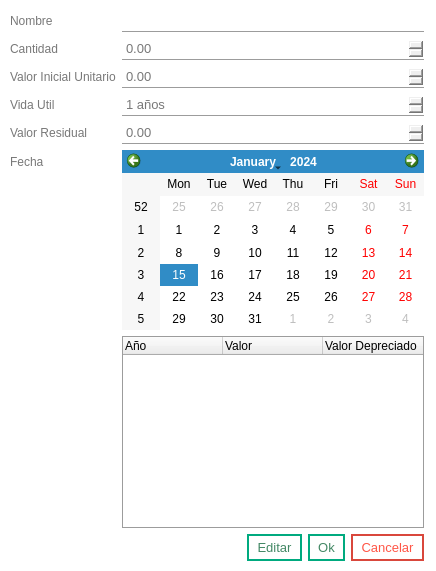
<?xml version="1.0" encoding="UTF-8"?>
<ui version="4.0">
 <class>Dialog</class>
 <widget class="QDialog" name="Dialog">
  <property name="geometry">
   <rect>
    <x>0</x>
    <y>0</y>
    <width>436</width>
    <height>571</height>
   </rect>
  </property>
  <property name="windowTitle">
   <string>Dialog</string>
  </property>
  <property name="styleSheet">
   <string notr="true">QMainWindow, QDialog{
                background-color: rgb(255, 255, 255);
                }

                /**** QPushButton (enabled) ****/
                QPushButton
                {
                background-color: rgb(85, 170, 255);
                font: 10pt;
                color: rgb(255, 255, 255);
                padding: 4px 8px;
                border: 2px solid rgb(85, 170, 255);
                border-radius: 8px;
                padding: 5px;
                }

                QPushButton:hover
                {
                background-color: rgb(0, 121, 182);
                border: 2px solid rgb(66, 133, 199);
                }

                QPushButton:pressed
                {
                border:3px solid rgb(66, 133, 199);
                padding: -1px 1px 1px 1px;
                }

                /******* QLabel ***********/
                QLabel{
                color: rgb(120, 120, 120)
                }
                labelHab1:hover{
                color: rgb(120, 0, 0)
                }

                /*******QLineEdit************/
                QTextEdit {
                font: 10pt;
                color: rgb(120, 120, 120);
                border: 1px solid rgb(156, 156, 156);
                border-radius: 0px;
                padding: 2px;
                }
                QLineEdit, QDateEdit, QDoubleSpinBox, QSpinBox{
                font: 10pt;
                color: rgb(120, 120, 120);
                border: 1px solid rgb(156, 156, 156);
                border-radius: 0px;
                padding: 2px;
                border-top: 1px white;
                border-left: 1px white;
                border-right: 1px white;
                }
                /********QComboBox*******/
                QComboBox{
                font: 10pt;
                color: rgb(120, 120, 120);
                border: 1px solid rgb(156, 156, 156);
                padding: 2px;
                selection-background-color: white;
                selection-color: rgb(120, 120, 120);
                border-top: 1px white;
                border-left: 1px white;
                border-right: 1px white;
                }
                QComboBox QAbstractItemView
                {
                background-color: white;
                color:rgb(120, 120, 120);
                padding: 4px;
                border: 1px solid rgb(156, 156, 156);
                border-top: 1px white;
                border-left: 1px white;
                border-right: 1px white;
                }

                QLineEdit:hover, QDateEdit:hover, QDoubleSpinBox:hover, QComboBox:hover
                {
                color: rgb(85, 170, 255);
                border: 1px solid rgb(85, 170, 255);
                border-top: 1px white;
                border-left: 1px white;
                border-right: 1px white;
                }

                QLineEdit:focus, QDateEdit:focus, QDoubleSpinBox:focus, QComboBox:focus
                {
                border-color: rgb(90,200,255);
                border-top: 1px white;
                border-left: 1px white;
                border-right: 1px white;
                }

                QToolTip
                {
                background-color:rgb(85, 170, 255);
                color: white;
                border: 1px solid rgb(85, 170, 255);
                opacity: 50;
                padding: 1px;
                }
                QTabWidget
                {
                background-color: transparent;
                }

                QTabWidget::pane {
                border-top: 1px solid rgb(156, 156, 156);
                border-bottom: 1px solid rgb(156, 156, 156);
                position: absolute;
                top: -0.25em;
                }
                /**** QTabWidget (disabled) ****/
                QTabWidget::pane:disabled
                {
                border-color: rgb(60,60,60);
                }

                QTabWidget::tab-bar {
                alignment: center;
                border: 1px white;
                border-radius: 5px;
                }

                QTreeView
                {
                alternate-background-color: rgb(200,200,200);
                background-color: white;
                border: 1px solid rgb(156, 156, 156);
                font: 10pt;
                color: rgb(120,120,120);
                selection-background-color:rgb(90,200,255);
                selection-color: rgb(156, 156, 156);
                }
                QListView{
                alternate-background-color: rgb(200,200,200);
                background-color: white;
                border: 1px solid rgb(255, 255, 255);
                font: 8pt;
                color: rgb(120,120,120);
                selection-background-color:rgb(90,200,255);
                selection-color: rgb(156, 156, 156);
                }
            </string>
  </property>
  <widget class="QWidget" name="formLayoutWidget">
   <property name="geometry">
    <rect>
     <x>10</x>
     <y>10</y>
     <width>414</width>
     <height>551</height>
    </rect>
   </property>
   <layout class="QFormLayout" name="formLayout">
    <item row="0" column="0">
     <widget class="QLabel" name="nombreLabel">
      <property name="text">
       <string>Nombre</string>
      </property>
     </widget>
    </item>
    <item row="0" column="1">
     <widget class="QLineEdit" name="nombreLineEdit"/>
    </item>
    <item row="2" column="0">
     <widget class="QLabel" name="valorInicialLabel">
      <property name="text">
       <string>Valor Inicial Unitario</string>
      </property>
     </widget>
    </item>
    <item row="2" column="1">
     <widget class="QDoubleSpinBox" name="valorInicialDoubleSpinBox">
      <property name="maximum">
       <double>2000000.000000000000000</double>
      </property>
     </widget>
    </item>
    <item row="3" column="0">
     <widget class="QLabel" name="vidaUtilLabel">
      <property name="text">
       <string>Vida Util</string>
      </property>
     </widget>
    </item>
    <item row="3" column="1">
     <widget class="QDoubleSpinBox" name="vidaUtilDoubleSpinBox">
      <property name="suffix">
       <string> años</string>
      </property>
      <property name="decimals">
       <number>0</number>
      </property>
      <property name="minimum">
       <double>1.000000000000000</double>
      </property>
      <property name="maximum">
       <double>100.000000000000000</double>
      </property>
     </widget>
    </item>
    <item row="4" column="0">
     <widget class="QLabel" name="valorResidualLabel">
      <property name="text">
       <string>Valor Residual</string>
      </property>
     </widget>
    </item>
    <item row="4" column="1">
     <widget class="QDoubleSpinBox" name="valorResidualDoubleSpinBox">
      <property name="maximum">
       <double>2000000.000000000000000</double>
      </property>
     </widget>
    </item>
    <item row="5" column="0">
     <widget class="QLabel" name="fechaLabel">
      <property name="text">
       <string>Fecha</string>
      </property>
     </widget>
    </item>
    <item row="5" column="1">
     <widget class="QCalendarWidget" name="calendarWidget">
      <property name="minimumDate">
       <date>
        <year>2000</year>
        <month>1</month>
        <day>1</day>
       </date>
      </property>
      <property name="gridVisible">
       <bool>false</bool>
      </property>
      <property name="dateEditEnabled">
       <bool>true</bool>
      </property>
     </widget>
    </item>
    <item row="6" column="1">
     <widget class="QTreeWidget" name="treeWidget">
      <attribute name="headerDefaultSectionSize">
       <number>100</number>
      </attribute>
      <attribute name="headerStretchLastSection">
       <bool>false</bool>
      </attribute>
      <column>
       <property name="text">
        <string>Año</string>
       </property>
      </column>
      <column>
       <property name="text">
        <string>Valor</string>
       </property>
      </column>
      <column>
       <property name="text">
        <string>Valor Depreciado</string>
       </property>
      </column>
     </widget>
    </item>
    <item row="7" column="1">
     <layout class="QHBoxLayout" name="horizontalLayout">
      <item>
       <spacer name="horizontalSpacer">
        <property name="orientation">
         <enum>Qt::Horizontal</enum>
        </property>
        <property name="sizeHint" stdset="0">
         <size>
          <width>40</width>
          <height>20</height>
         </size>
        </property>
       </spacer>
      </item>
      <item>
       <widget class="QPushButton" name="editarPushButton">
        <property name="styleSheet">
         <string notr="true">QPushButton
                                        {
                                        background-color: white;
                                        font: 10pt;
                                        color: rgb(67, 136, 101);
                                        padding: 4px 8px;
                                        border: 2px solid rgb(0, 170, 127);
                                        border-bottom-right-radius: 0px;
                                        border-bottom-left-radius: 0px;
                                        border-top-right-radius: 0px;
                                        border-top-left-radius: 0px;
                                        }

                                        :hover
                                        {
                                        background-color: rgb(0, 170, 127);
                                        color: white;
                                        border: 2px solid rgb(120, 200, 29);
                                        }

                                        :pressed
                                        {
                                        border:3px solid rgb(255, 255, 255);
                                        padding: -1px 1px 1px 1px;
                                        }
                                    </string>
        </property>
        <property name="text">
         <string>Editar</string>
        </property>
       </widget>
      </item>
      <item>
       <widget class="QPushButton" name="okPushButton">
        <property name="styleSheet">
         <string notr="true">QPushButton
                                        {
                                        background-color: white;
                                        font: 10pt;
                                        color: rgb(67, 136, 101);
                                        padding: 4px 8px;
                                        border: 2px solid rgb(0, 170, 127);
                                        border-bottom-right-radius: 0px;
                                        border-bottom-left-radius: 0px;
                                        border-top-right-radius: 0px;
                                        border-top-left-radius: 0px;
                                        }

                                        :hover
                                        {
                                        background-color: rgb(0, 170, 127);
                                        color: white;
                                        border: 2px solid rgb(120, 200, 29);
                                        }

                                        :pressed
                                        {
                                        border:3px solid rgb(255, 255, 255);
                                        padding: -1px 1px 1px 1px;
                                        }
                                    </string>
        </property>
        <property name="text">
         <string>Ok</string>
        </property>
       </widget>
      </item>
      <item>
       <widget class="QPushButton" name="cancelarPushButton">
        <property name="styleSheet">
         <string notr="true">QPushButton{
                                        background-color: white;
                                        font: 10pt;
                                        color: rgb(255, 86, 71);
                                        padding: 4px 8px;
                                        border: 2px solid rgb(217, 71, 60);
                                        border-bottom-right-radius: 0px;
                                        border-bottom-left-radius: 0px;
                                        border-top-right-radius: 0px;
                                        border-top-left-radius: 0px;
                                        }

                                        :hover{
                                        background-color: rgb(217, 71, 60);
                                        border: 2px solid rgb(255, 86, 71);
                                        color: white;
                                        }

                                        :pressed{
                                        border:3px solid rgb(255, 255, 255);
                                        padding: -1px 1px 1px 1px;
                                        }
                                    </string>
        </property>
        <property name="text">
         <string>Cancelar</string>
        </property>
       </widget>
      </item>
     </layout>
    </item>
    <item row="1" column="0">
     <widget class="QLabel" name="cantidadLabel">
      <property name="text">
       <string>Cantidad</string>
      </property>
     </widget>
    </item>
    <item row="1" column="1">
     <widget class="QDoubleSpinBox" name="cantidadDoubleSpinBox">
      <property name="maximum">
       <double>100000000.000000000000000</double>
      </property>
     </widget>
    </item>
   </layout>
  </widget>
 </widget>
 <resources/>
 <connections/>
</ui>
